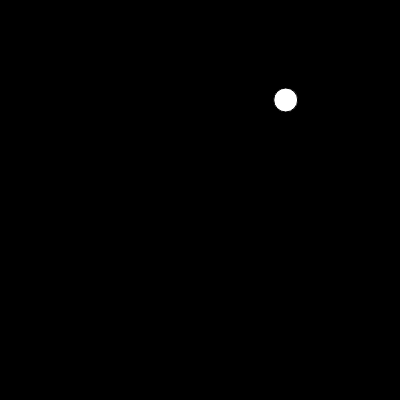
Frame 1 (no input)
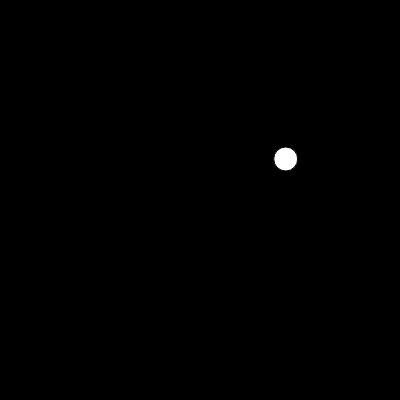
Frame 60 (no input)
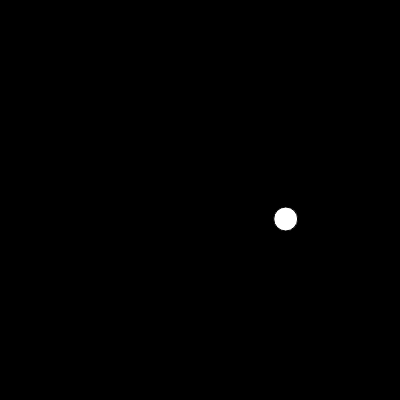
Frame 120 (the mouse pressed at the canvas centre since frame 60)

The p5.js sketch that drew these frames (run headless with seeded random() and noise() and a simulated clock; from frame 60 on, the mouse is pressed at the canvas centre):

// p5.js sketch
// ── sketch.js
// Declare the particle variable
var particle;

function setup() {
  createCanvas(400, 400);
  
  // Create a particle object
  // Start with curly brackets
  particle = {
    // Each "property" is a name and value
    x: random(width), // separated with commas
    y: 100,
    radius: 12,
    // Properties can also be a function defintion!
    display: function() {
      ellipse(this.x, this.y, this.radius * 2, this.radius * 2);
    },
    move: function() {
      this.y = this.y + 1;
    }
  }; // This is the end of the object creation
}

function draw() {
  background(0);
  // Now it's as easy as referring to the variable name
  // and calling the functions on the variable
  particle.display();
  particle.move();
}
